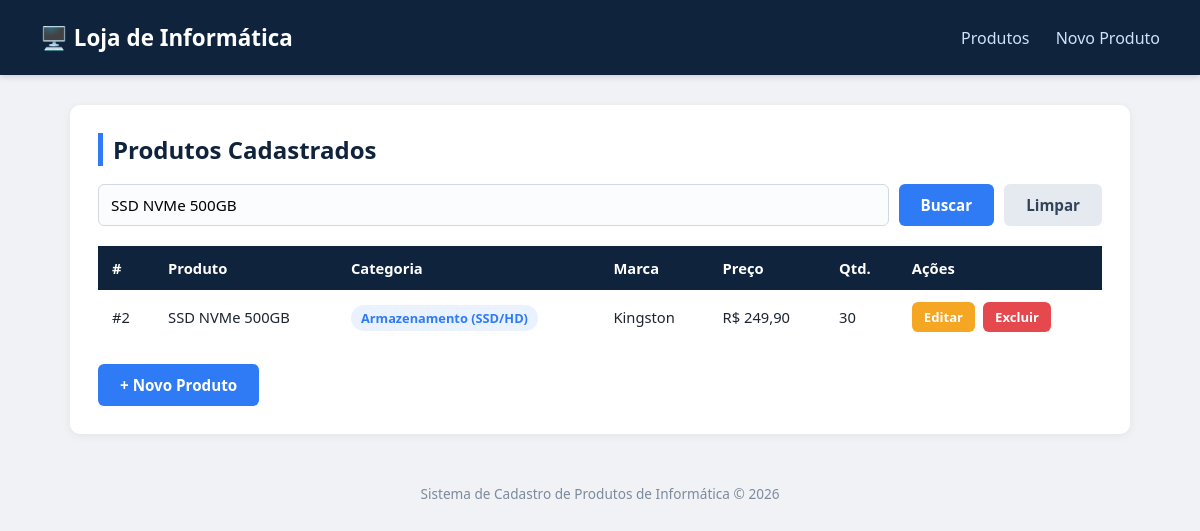
The app's page /index.php?busca=SSD NVMe 500GB with its own data.
### tables this page shows
CREATE TABLE IF NOT EXISTS produtos (
    id INT AUTO_INCREMENT PRIMARY KEY,
    nome VARCHAR(120) NOT NULL,
    categoria_id INT NOT NULL,
    marca VARCHAR(60) NOT NULL,
    preco DECIMAL(10,2) NOT NULL DEFAULT 0.00,
    quantidade INT NOT NULL DEFAULT 0,
    descricao TEXT NULL,
    data_cadastro DATETIME NOT NULL DEFAULT CURRENT_TIMESTAMP,
    CONSTRAINT fk_produtos_categoria
        FOREIGN KEY (categoria_id) REFERENCES categorias(id)
        ON UPDATE CASCADE
        ON DELETE RESTRICT
);

CREATE TABLE IF NOT EXISTS categorias (
    id INT AUTO_INCREMENT PRIMARY KEY,
    nome VARCHAR(60) NOT NULL UNIQUE
);

### index.php (the view, shortened to what this page needs)
<?php
require_once 'config.php';
$termo = isset($_GET['busca']) ? trim($_GET['busca']) : '';
$sql = "SELECT p.*, c.nome AS categoria_nome
        FROM produtos p
        INNER JOIN categorias c ON c.id = p.categoria_id";
if ($termo !== '') {
    $sql .= " WHERE p.nome LIKE :termo OR p.marca LIKE :termo";
}
$sql .= " ORDER BY p.data_cadastro DESC";
$stmt = $pdo->prepare($sql);
if ($termo !== '') {
    $stmt->bindValue(':termo', "%$termo%");
}
$stmt->execute();
$produtos = $stmt->fetchAll();
?>
<!DOCTYPE html>
<html lang="pt-br">
<head>
    <link rel="stylesheet" href="style.css">
</head>
<body>
<header>
    <h1>🖥️ Loja de Informática</h1>
    <nav>
        <a href="index.php">Produtos</a>
        <a href="cadastrar.php">Novo Produto</a>
    </nav>
</header>
<div class="container">
    <div class="card">
        <h2>Produtos Cadastrados</h2>
        <form class="busca-form" method="get" action="index.php">
            <input type="text" name="busca" placeholder="Buscar por nome ou marca..." value="<?= htmlspecialchars($termo) ?>">
            <button type="submit" class="btn btn-primary">Buscar</button>
            <?php if ($termo !== ''): ?>
                <a href="index.php" class="btn btn-secondary">Limpar</a>
            <?php endif; ?>
        </form>
        <?php if (count($produtos) === 0): ?>
            <div class="vazio">Nenhum produto encontrado.</div>
        <?php else: ?>
            <table>
                <thead>
                    <tr>
                        <th>#</th>
                        <th>Produto</th>
                        <th>Categoria</th>
                        <th>Marca</th>
                        <th>Preço</th>
                        <th>Qtd.</th>
                        <th>Ações</th>
                    </tr>
                </thead>
                <tbody>
                <?php foreach ($produtos as $p): ?>
                    <tr>
                        <td>#<?= $p['id'] ?></td>
                        <td><?= htmlspecialchars($p['nome']) ?></td>
                        <td><span class="badge"><?= htmlspecialchars($p['categoria_nome']) ?></span></td>
                        <td><?= htmlspecialchars($p['marca']) ?></td>
                        <td>R$ <?= number_format($p['preco'], 2, ',', '.') ?></td>
                        <td><?= (int)$p['quantidade'] ?></td>
                        <td>
                            <div class="tabela-acoes">
                                <a class="btn btn-warning" href="editar.php?id=<?= $p['id'] ?>">Editar</a>
                                <a class="btn btn-danger" href="excluir.php?id=<?= $p['id'] ?>"
                                   onclick="return confirm('Deseja realmente excluir este produto?')">Excluir</a>
                            </div>
                        </td>
                    </tr>
                <?php endforeach; ?>
                </tbody>
            </table>
        <?php endif; ?>
        <div class="acoes">
            <a href="cadastrar.php" class="btn btn-primary">+ Novo Produto</a>
        </div>
    </div>
</div>
<footer>Sistema de Cadastro de Produtos de Informática &copy; <?= date('Y') ?></footer>
</body>
</html>

### style.css (style rules this page uses)
* { box-sizing: border-box; margin: 0; padding: 0; font-family: 'Segoe UI', Arial, sans-serif; }
body { background: #f0f2f5; color: #1c2530; }
header { background: #10233c; color: #fff; padding: 22px 40px; display: flex; align-items: center; justify-content: space-between; box-shadow: 0 2px 6px rgba(0,0,0,0.15); }
header h1 { font-size: 1.4rem; display: flex; align-items: center; gap: 10px; }
nav a { color: #cfe1ff; text-decoration: none; margin-left: 22px; font-weight: 500; transition: color .2s; }
.container { max-width: 1100px; margin: 30px auto; padding: 0 20px; }
.card { background: #fff; border-radius: 10px; padding: 28px; box-shadow: 0 2px 10px rgba(0,0,0,0.06); margin-bottom: 24px; }
h2 { margin-bottom: 18px; color: #10233c; border-left: 5px solid #2f7bf5; padding-left: 10px; }
input, select, textarea { width: 100%; padding: 10px 12px; border: 1px solid #d3d9e2; border-radius: 6px; font-size: 0.95rem; background: #fbfcfe; transition: border-color .2s, box-shadow .2s; }
.btn { display: inline-block; border: none; cursor: pointer; padding: 11px 22px; border-radius: 6px; font-size: 0.95rem; font-weight: 600; text-decoration: none; transition: filter .2s, transform .05s; }
.btn-primary { background: #2f7bf5; color: #fff; }
.btn-secondary { background: #e5eaf1; color: #33445a; }
.btn-danger { background: #e5484d; color: #fff; }
.btn-warning { background: #f5a623; color: #fff; }
.acoes { margin-top: 20px; display: flex; gap: 12px; }
table { width: 100%; border-collapse: collapse; }
thead { background: #10233c; color: #fff; }
th, td { padding: 12px 14px; text-align: left; font-size: 0.92rem; }
.badge { background: #eaf1ff; color: #2f7bf5; padding: 4px 10px; border-radius: 999px; font-size: 0.8rem; font-weight: 600; }
.tabela-acoes { display: flex; gap: 8px; }
.tabela-acoes .btn { padding: 6px 12px; font-size: 0.82rem; }
.busca-form { display: flex; gap: 10px; margin-bottom: 20px; }
.busca-form input { flex: 1; }
footer { text-align: center; padding: 20px; color: #7d8a9c; font-size: 0.85rem; }

### records on screen
produtos: id "2", nome "SSD NVMe 500GB", categoria.nome "Armazenamento (SSD/HD)", marca "Kingston", preco "249,90", quantidade "30"
